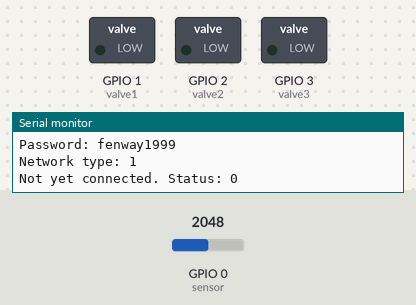
A sketch run on a simulated ESP32. Shown: switched loads named in the sketch (green lamp = pin HIGH), the last lines printed to the serial monitor. Inputs (shaded band) come from the test bench; at power-on: GPIO 0 (sensor) = 2048. WiFi joins after 1.5 s; servers stay silent unless stated; storage starts empty.

Above: at 0.1 s.
At 6.2 s:
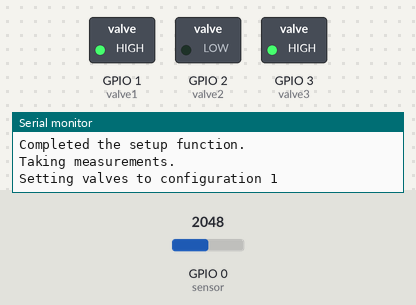
Timing chart, 0 to 7.7 s (numbered marks = the images above):
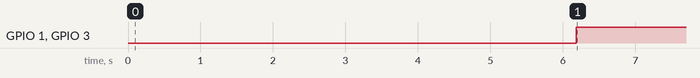

Measured:
- by itself, GPIO 1 (valve1), GPIO 3 (valve3): LOW → HIGH at 6.2 s

The sketch:

One_Sensor_Datalogger.ino
```cpp
/*
 * Code written by Thomas Cohn.
 * Insert more personalized comments and such here...
 */

/*
 * Do not worry!
 * Comments are removed during compiling, and
 * therefore have no effect on memory usage.
 */

//Include statements
#include <SD.h>       //Used for the SD card
#include <SPI.h>      //Used by WiFi and the SD card -- they both use SPI to communicate
#include <WiFi.h>     //Used for WiFi connectivity
#include <WiFiUdp.h>  //Used for UDP -- the protocal to get date and time

/*
-----THESE VALUES MAY NEED TO BE CHANGED ON EACH ARDUINO-----
*/
const int systemId = 12345; //This is the system ID. It's used a lot on the server, and is unique to each sensor package
const String key = "INSERT KEY HERE"; //This is the key used to access the database. Shhhh! It's a secret!

char ssid[] = "RedSox2";    //This is my WiFi network name and password.
char pass[] = "fenway1999"; //These will need to be changed by location.
//char key[] = "";
//int keyIndex = 0;
/* --WiFi Instructions
 * Open network: Only SSID is needed. Set const int wifiType to 0
 * WPA or WPA2 personal network: SSID and password are needed. Set const int wifiType to 1
 * WEP networks: SSID, key, and key index are needed. Set const int wifiType to 2
 * All other networks are incompatible with Arduino.
 */
const int wifiType = 1;

IPAddress timeServer(64, 113, 32, 5);
//This is a US Government time server.
//It's best to vary this. I'd pick one close by.
//List of servers: http://tf.nist.gov/tf-cgi/servers.cgi

//The following are given in seconds
const int measureTime = 5; //This is how long the system averages its measurements.
const int systemPurge = 5; //This is the amount of time needed after a valve
                           //configuration is changed before taking measurements.

const int sensor = 0; //The analog pin (has an A in front of it) that the sensor is plugged in to

const int sensorMinValue = 0;     //Minimum and maximum expected analog values for the sensor
const int sensorMaxValue = 1023;  //These vary by the individual sensor

IPAddress dataServer(67, 194, 11, 243); //This must be the numeric IP of the data server

const double sensorSlope = 1529.9; //The slope of the VOC sensor used
/*
-----END UNIQUE VALUES-----
*/

const int valve1 = 1; //The pin for the valve that switches between _____ (on) and _____ (off)
const int valve2 = 2; //The pin for the valve that switches between _____ (on) and _____ (off)
const int valve3 = 3; //The pin for the valve that switches between _____ (on) and _____ (off)

int status = WL_IDLE_STATUS; //This variable is used to get the status of the Arduino's WiFi connection

WiFiUDP Udp; //This initializes a UDP client. It's used to get time from a US Government server
const int NTP_PACKET_SIZE = 48; //This is the size of a single NTP packet
const int localPort = 2390; //This is used by UDP for NTP.
byte packetBuffer[NTP_PACKET_SIZE]; //Another thing used by UDP for NTP.

double zeroOffset = 0;
/*
 * Craig gave me a great explanation for this. Basically, there's a slope that compares
 * some voltage value to a value on the sensor (in this case, ppb). However, no two
 * sensors are the same, and this leads to some problems. Due to their idiosyncrasies,
 * each sensor is slightly offset from that comparison slope by a changing number. This
 * value is grabbed from über-filtered air guarunteed to have none of whatever is being
 * sensed (VOCs), and then subtracted from further readings to remove the offset and
 * facilitate converting a 10 bit integer to a useable value.
 *
 * TLDR: We need to find what the actual zero value on the sensor is and base our
 * conversions off of that.
 */

File dataFile; //An instance of the file class, used to write the data to the SD card.

WiFiClient client; //An instance of the WiFiClient class, used to connect to the serverside file
String path = "/~Tommy/receive.php"; //The path to the file on the server.

void configureValves(int configuration) {
  //1 is zero air
  //2 is finished air
  //3 is inner air
  //4 is room air

  Serial.print("Setting valves to configuration ");
  Serial.println(configuration);

  /***** The wrong valves are being turned on and off here. *****/
  switch(configuration) { //Switch statements work similar to if/elseif/elseif/... statements
    case 1:
      digitalWrite(valve1, HIGH);
      digitalWrite(valve2, LOW);
      digitalWrite(valve3, HIGH);
      break;
    case 2:
      digitalWrite(valve1, HIGH);
      digitalWrite(valve2, LOW);
      digitalWrite(valve3, HIGH);
      break;
    case 3:
      digitalWrite(valve1, HIGH);
      digitalWrite(valve1, LOW);
      digitalWrite(valve1, HIGH);
      break;
    case 4:
      digitalWrite(valve1, HIGH);
      digitalWrite(valve1, LOW);
      digitalWrite(valve1, HIGH);
      break;
    default:
      Serial.print(configuration);
      Serial.println(" is not a valid configuration for valves!");
      while(true);
      break;
  }
}
double takeMeasurement() {
  int sum = 0;
  for(int i=0; i<measureTime; ++i) {
    sum += analogRead(sensor);
    delay(1000);
  }
  return ((double)sum)/measureTime;
}

void setup() { //Run once at the beginning
  Serial.begin(9600); //The serial statement is used primarily for debugging.
                      //Throughout the code, you may see statements such as Serial.print and Serial.println
                      //These are simply messages being printed out to the computer connected to the Arduino

  Serial.println(); //The serial monitor often contains some garbled messages
  Serial.println(); //upon starting up. This simply prints a few lines so the
  Serial.println(); //programmer knows when the actual information is coming.

  pinMode(valve1, OUTPUT); //This sets the pins controlling
  pinMode(valve2, OUTPUT); //the various valves defined as
  pinMode(valve3, OUTPUT); //constants above.
  /*
   * Incidentally, these aren't actually directly
   * controlling the valves, but rather controlling
   * relays that control the valves. This is because
   * the valves require a higher voltage and current
   * than the arduino can supply.
   */

   /*
   -----SD CARD-----
   */
   if(SD.begin(4)) { //This starts up Arduino communication with the SD card on pin 4.
                     //Pin 4 is standard for the Arduino Uno Rev 3
                     //If successful, it returns true, allowing this conditional to work
     Serial.println("SD card connected through pin 4.");
   }
   else {
     Serial.println("ERROR: Could not connect to SD card.");
     while(true); //This effectively stops the Arduino
     /*
      * This is an unusual piece of code to find in most languages.
      * However, an Arduino can never truly "stop" -- it must always.
      * be doing something. Stopping a program is important if there's
      * a problem, as this prevents anything further from breaking and
      * gives the programmer a chance to fix the problem.
      *
      * This is the closest way you can come to stopping an Arduino
      * without literally unplugging it.
      */
   }

   /*
   -----WIFI-----
   */
   Serial.println("Attempting to connect to WiFi");
   Serial.print("Network name: ");
   Serial.println(ssid);
   Serial.print("Password: ");
   Serial.println(pass);
   Serial.print("Network type: ");
   Serial.println(wifiType);
   while(status != WL_CONNECTED) { //WL_CONNECTED is the status given when the WiFi is connected and all is good.
                                   //The green LED on the WiFi shield lights up when it's connected.
     Serial.print("Not yet connected. Status: ");
     Serial.println(status);

     switch(wifiType) {
       case 0: //Open network
        status = WiFi.begin(ssid);
        break;
      case 1: //WPA2 personal network
        status = WiFi.begin(ssid, pass);
        break;
      /*case 2: //WEP network
        status = WiFi.begin(ssid, keyIndex, key);
        break;*/
      //Keep that last one commented unless you're using WEP.
      //Compile errors... BEWARE
     }
     delay(3000); //Wait 3 seconds before trying again
   }
   Serial.println("Wifi is connected.");

   /*
   -----UDP (Time)-----
   */
   Serial.println("Connecting UDP.");
   Udp.begin(localPort);
   Serial.println("Completed the setup function.");
   Serial.println();
   Serial.println();
}
void loop() { //Loop for all eternity
  /*
  -----Take the Measurements-----
  */
  Serial.println("Taking measurements.");
  double data[4] = {9001, 9001, 9001, 9001}; //9001 is an outlandish value, so if there's an error, it's obvious
  for(int i=1; i<=4; ++i) { //1 through 4 gets zero, finished, inner, and room
    configureValves(i);
    delay(1000 * systemPurge); //Clear the air out of the pipes and bring new air in to test
    data[i-1] = takeMeasurement(); //Take the measurement and put it into the data array
    Serial.println(data[i-1]); //i-1 is used because arrays are 0-indexed and we're starting at 1
  }

  /*
  -----Test for Sensor Error
  */
  boolean sensorError = false;
  for(int i=0; i<4; ++i) {
    if(data[i] > sensorMaxValue || data[i] < sensorMinValue) {
      sensorError = true; //If this data entry is larger than the max value or
                          //smaller than the minimum value, flag an error
    }
  }

  /*
  -----Refine the Data-----
  */
  double nicerData[3] = {9001, 9001, 9001}; //It's over 9000!!!!!
  Serial.println("Refining data.");
  for(int i=0; i<3; ++i) {
    nicerData[i] = data[i+1]-data[0]; //Subtract the zero offset from finished, inner, and room air
    nicerData[i] = nicerData[i] * 5 / 1023; //Convert to volts
    nicerData[i] = nicerData[i] * sensorSlope; //Convert to ppb
    Serial.println(nicerData[i]);
  }

  /*
  -----Get Timestamp-----
  */
  unsigned long timeStamp;
  Serial.println("Getting timestamp.");
  sendNTPpacket(timeServer);  //The function is located below the main loop.
                              //I don't fully understand how it works, so it's
                              //not commented. Just know that it grabs the time
                              //from a government server.
  delay(1000);
  if(Udp.parsePacket()) {
    Serial.println("Received packet.");
    Udp.read(packetBuffer, NTP_PACKET_SIZE); //This grabs the UDP data
    unsigned long highWord = word(packetBuffer[40], packetBuffer[41]); //These move the data into a
    unsigned long lowWord = word(packetBuffer[42], packetBuffer[43]);  //single unsigned long.
    unsigned long secsSince1900 = highWord << 16 | lowWord;
    Serial.print("Seconds since 1900: ");
    Serial.println(secsSince1900);
    unsigned long unixTime = secsSince1900 - 2208988800UL;
    Serial.print("Seconds since 1970 (unix time): ");
    Serial.println(unixTime);
    timeStamp = unixTime;
  }
  else {
    Serial.println("ERROR: Problem with UDP.");
    timeStamp = 0;
  }

  /*
  -----Write Data, Timestamp, and Sensor Error to File-----
  */
  dataFile = SD.open("DATA.csv", FILE_WRITE); //Open DATA.csv, and get ready to write to the end of it
  for(int i=0; i<3; ++i) {        //Write all 3 items in nicerData[]
    dataFile.print(nicerData[i]); //println isn't used because this is just one line of data.
    dataFile.print(",");          //.csv stands for comma-separated-values.
    dataFile.flush();             //This saves the file

    Serial.print(nicerData[i]);
    Serial.print(",");
  }
  dataFile.print(timeStamp);      //Write the timestamp
  dataFile.print(",");
  dataFile.print(sensorError);    //Write the sensor error
  dataFile.print(",");
  dataFile.flush();

  Serial.print(timeStamp);
  Serial.print(",");
  Serial.print(sensorError);

  /*
  -----Send Data to the Server-----
  */
  /*Serial.println("Sending data to server.");
  if(status != WL_CONNECTED) {    //If not connected, don't continue.
    boolean sent = false;         //Tag the line of data as not sent
    boolean lostContact = true;   //and make a note to go back and resend it.
  }
  else {
    if(client.connect(dataServer, 80)) {
      String request = "GET " + path + "?key=" + key + "&id=" + systemId + "&data1=" + nicerData[0] + "&data2=" + nicerData[1] + "&data3=" + nicerData[2] + "&time=" + timeStamp + "&sensorError=" + sensorError;
      //This long string should look something like the following:
      //GET /~Tommy/receive.php?key=secretPassword&id=12345&data1=1000&data2=500&data3=250&time=1234567890&sensorError=false

      Serial.print("Request: ");
      Serial.println(request);

      client.stop();
      client.println(request);
      client.println("Connection: close"); //Close the connection when done
      client.println();

      boolean sent = true;  //The message was sent
    }
    else {
      boolean sent = false;       //If not connected to the server...
      boolean lostContact = true;
    }
  }*/

  /*
  -----Write boolean sent to DATA.csv-----
  */
  /*dataFile.print(sent);*/
  dataFile.println(); //Finally finish the line of data
  dataFile.flush();
  dataFile.close();
}
unsigned long sendNTPpacket(IPAddress& address) {
  //Serial.println("1");
  // set all bytes in the buffer to 0
  memset(packetBuffer, 0, NTP_PACKET_SIZE);
  // Initialize values needed to form NTP request
  // (see URL above for details on the packets)
  //Serial.println("2");
  packetBuffer[0] = 0b11100011;   // LI, Version, Mode
  packetBuffer[1] = 0;     // Stratum, or type of clock
  packetBuffer[2] = 6;     // Polling Interval
  packetBuffer[3] = 0xEC;  // Peer Clock Precision
  // 8 bytes of zero for Root Delay & Root Dispersion
  packetBuffer[12]  = 49;
  packetBuffer[13]  = 0x4E;
  packetBuffer[14]  = 49;
  packetBuffer[15]  = 52;

  //Serial.println("3");

  // all NTP fields have been given values, now
  // you can send a packet requesting a timestamp:
  Udp.beginPacket(address, 123); //NTP requests are to port 123
  //Serial.println("4");
  Udp.write(packetBuffer, NTP_PACKET_SIZE);
  //Serial.println("5");
  Udp.endPacket();
  //Serial.println("6");
}
```
